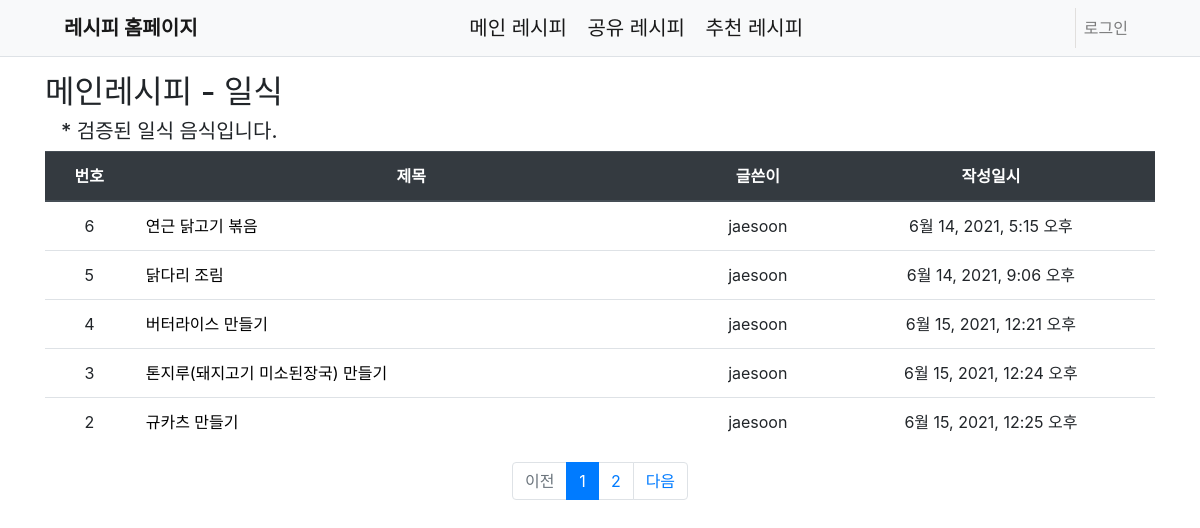
Page /main_recipe/japanese/ on the committed database.
### main_recipe/models.py (models this page shows, shortened)
class main_recipe(models.Model):
    subject = models.CharField(max_length=200)
    menu = models.CharField(choices=menu_Choice, max_length=10)
    material = models.TextField()
    how_Make = models.TextField()
    create_date = models.DateTimeField()
    author = models.ForeignKey(User, on_delete=models.CASCADE)
    modify_date = models.DateTimeField(null=True, blank=True)

### main_recipe/views/recipe_list_views.py (the view)
# urls.py: path('japanese/', recipe_list_views.japanese, name = 'japanese'),
def japanese(request):
    page = request.GET.get('page', '1')
    japanese_main_recipe = main_recipe.objects.filter(menu__contains='일식')
    paginator = Paginator(japanese_main_recipe, 5)
    page_obj = paginator.get_page(page)
    context = {'recipe_list': page_obj}
    return render(request, 'main/japanese_recipe_list.html', context)

### main_recipe/templatetags/main_filter.py (called while the page is built)
@register.filter
def sub(value, arg):
    return value-arg

### templates/main/japanese_recipe_list.html (shortened to what this page needs)
{% extends 'base.html' %}
{% load main_filter %}
{% block content %}
<div class="container my-3">
    <h2 class="banner">메인레시피 - 일식<br></h2>
    <h3 class="sub" style="font-size:20px;"> * 검증된 일식 음식입니다.</h3>
    <table class="table">
        <thead>
        <tr class="text-center thead-dark">
            <th>번호</th>
            <th style = "width:50%">제목</th>
            <th>글쓴이</th>
            <th>작성일시</th>
        </tr>
        </thead>
        <tbody>
        {% if recipe_list %}
        {% for recipe in recipe_list %}
        <tr class = "text-center">
            <td>{{ recipe_list.paginator.count|sub:recipe_list.start_index|sub:forloop.counter0|add:1 }}</td>
            <td class = "text-left">
                <a href="{% url 'main:recipe_detail' recipe.id %}">
                    {{ recipe.subject }}
                </a>
            </td>
            <td>{{ recipe.author.username }}</td>
            <td>{{ recipe.create_date }}</td>
        </tr>
        {% endfor %}
        {% else %}
        <tr>
            <td colspan="3">레시피가 없습니다.</td>
        </tr>
        {% endif %}
        </tbody>
    </table>
    <ul class="pagination justify-content-center">
        {% if recipe_list.has_previous %}
        <li class="page-item">
            <a class="page-link" href="?page={{ recipe_list.previous_page_number }}">이전</a>
        </li>
        {% else %}
        <li class="page-item disabled">
            <a class="page-link" tabindex="-1" aria-disabled="true" href="#">이전</a>
        </li>
        {% endif %}
        {% for page_number in recipe_list.paginator.page_range %}
        {% if page_number >= recipe_list.number|add:-5 and page_number <= recipe_list.number|add:5 %}
            {% if page_number == recipe_list.number %}
            <li class="page-item active" aria-current="page">
                <a class="page-link" href="?page={{ page_number }}">{{ page_number }}</a>
            </li>
            {% else %}
            <li class="page-item">
                <a class="page-link" href="?page={{ page_number }}">{{ page_number }}</a>
            </li>
            {% endif %}
        {% endif %}
        {% endfor %}
        {% if recipe_list.has_next %}
        <li class="page-item">
            <a class="page-link" href="?page={{ recipe_list.next_page_number }}">다음</a>
        </li>
        {% else %}
        <li class="page-item disabled">
            <a class="page-link" tabindex="-1" aria-disabled="true" href="#">다음</a>
        </li>
        {% endif %}
    </ul>
</div>
{% endblock %}

### static/style.css (style rules this page uses)
.banner { margin-bottom:0.5rem; }
.sub { border: none; margin-left:1rem; }

### rows in the picture
main_recipe: paginator.count|sub "6", subject "연근 닭고기 볶음", author.username "jaesoon", create_date "6월 14, 2021, 5:15 오후"
main_recipe: paginator.count|sub "5", subject "닭다리 조림", author.username "jaesoon", create_date "6월 14, 2021, 9:06 오후"
main_recipe: paginator.count|sub "4", subject "버터라이스 만들기", author.username "jaesoon", create_date "6월 15, 2021, 12:21 오후"
main_recipe: paginator.count|sub "3", subject "톤지루(돼지고기 미소된장국) 만들기", author.username "jaesoon", create_date "6월 15, 2021, 12:24 오후"
main_recipe: paginator.count|sub "2", subject "규카츠 만들기", author.username "jaesoon", create_date "6월 15, 2021, 12:25 오후"

### other values in the picture
{{ page_number }} "1"
{{ page_number }} "2"
